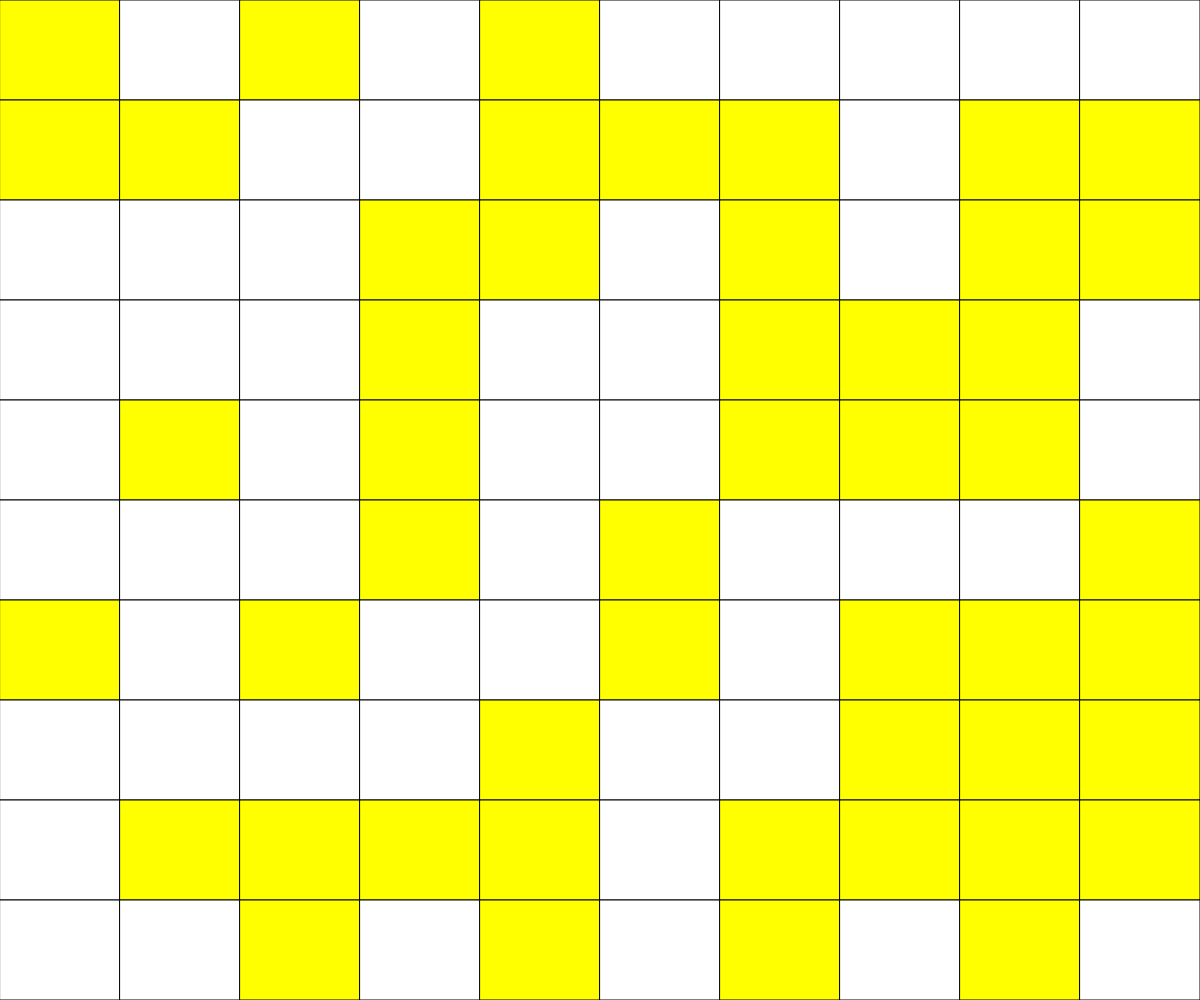
Frame 1 (no input)
Frame 60 (no input): identical to frame 1, image omitted
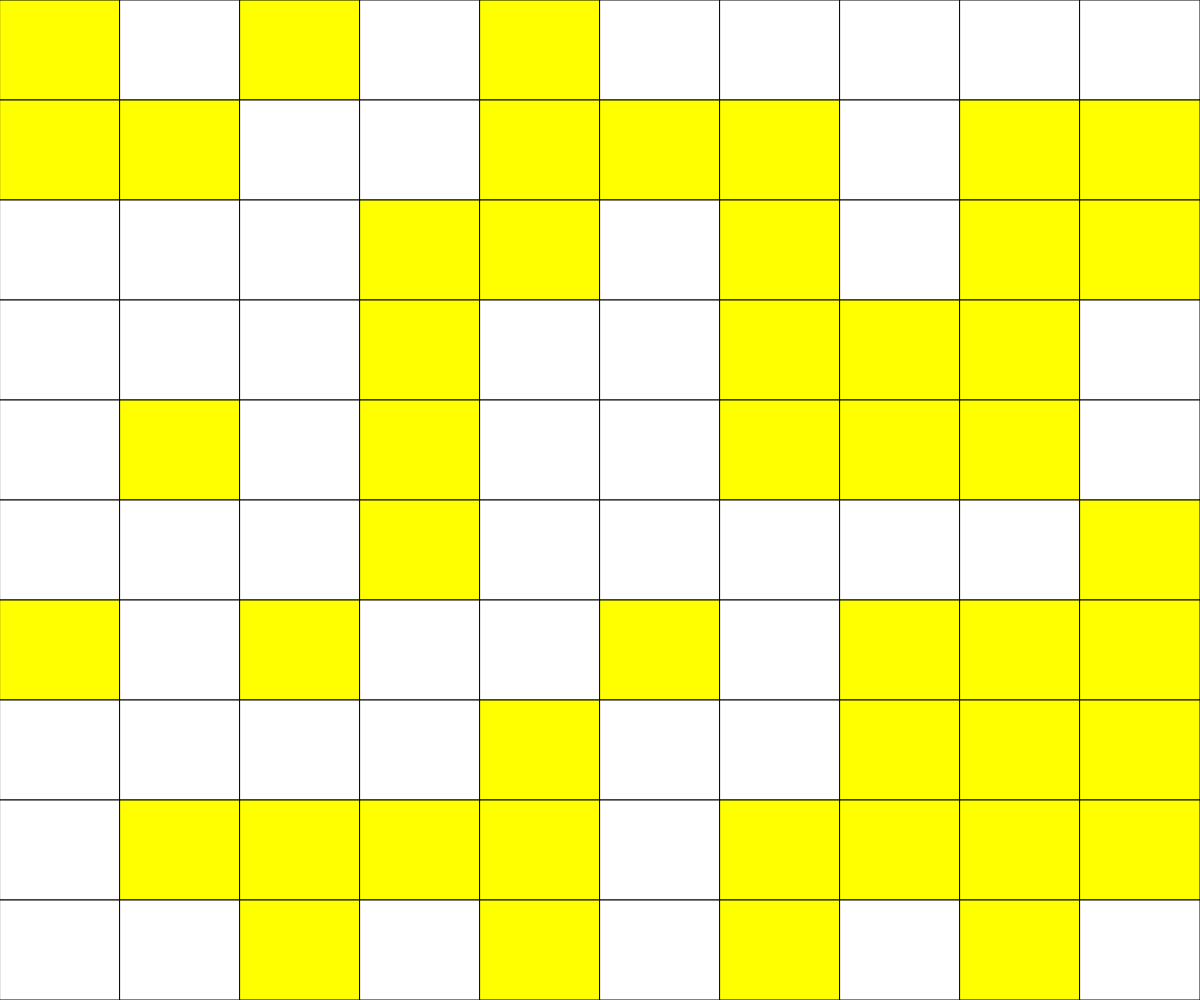
Frame 120 (the mouse pressed at the canvas centre since frame 60)

The p5.js sketch that drew these frames (run headless with seeded random() and noise() and a simulated clock; from frame 60 on, the mouse is pressed at the canvas centre):

// p5.js sketch
// ── sketch.js
// Project Title
// Your Name
// Date
//
// Extra for Experts:
// - describe what you did to take this project "above and beyond"


let grid;
let cellWidth;
let cellHeight;
const GRIDSIZE = 10;
let autoPlay = false;

function setup() {
  createCanvas(windowWidth, windowHeight);
  grid = generateRandomGrid(GRIDSIZE);
  cellWidth = width/grid[0].length;
  cellHeight = height/grid.length;
}

function draw() {
  background(220);
  if (autoPlay){
    if(frameCount%  10===0){
      takeNextTurn();
    }
  }
  displayGrid();

  
}

function mousePressed(){
  let cellX = floor(mouseX/cellWidth);
  let cellY = floor(mouseY/cellHeight);
  toggleCell(cellX,cellY); //self

  
}

function toggleCell(cellX, cellY){
  if(cellX >= 0 && cellX < GRIDSIZE && cellY >=0 && cellY <GRIDSIZE ){
    if(grid[cellY][cellX]===0){
      grid[cellY][cellX]=1;
    }
    else{
      grid[cellY][cellX]=0;
    }
  }
  

}
function keyPressed(){
  if(key === "r"){
    grid = generateRandomGrid(GRIDSIZE);
  }
  if (key === " "){
    takeNextTurn();
  }
  if(key === "c"){
    grid = generateEmptyGrid(GRIDSIZE);
  

  }
  if(key === "a"){
    autoPlay=!autoPlay;
  }
}

function takeNextTurn(){
  let nextTurn = generateEmptyGrid(GRIDSIZE);
  for(let y = 0; y < GRIDSIZE; y++){
    for(let x = 0; x < GRIDSIZE; x++){

      //count the neighbours
      let neighbours = 0;
      for(let i = -1; i<-1; i++){
        for(let j=-1; j<= -1; j++){
          if(y+i >= 0 && y+i < GRIDSIZE && x+j >= 0 && x+j < GRIDSIZE){
            neighbours += grid[y+i][x+j];

          }
        }
      }
      // subtract self from neighbour count
      neighbours -= grid[y][x];

      // apply the rules
      //only worry about when they are alive, as the nextTurn array is set to dead

      //if dead
      if(grid[y][x]=== 0){
        if (neighbours === 3){
          nextTurn[y][x] = 1;
        }
      }
      //if alive
      if(grid[y[x]=== 1 ]){
        if(neighbours ===2 || neighbours === 3){
          nextTurn[y][x] = 1;
        }
      }

    }
  }
  grid = nextTurn;

}

function displayGrid(){

  for(let y = 0; y < grid.length; y++){
    for(let x = 0; x < grid[y].length; x++) {
      if(grid[y][x]===0){
        fill("white");
      }
      else{
        fill("yellow");
      }
      rect(cellWidth*x, cellHeight*y, cellWidth, cellHeight);
    }

  }
}

function generateRandomGrid(gridSize) {
  let grid = [];
  for (let i = 0; i< gridSize; i++){
    grid.push([]);
    for (let j = 0; j< gridSize; j++){
      if (random(100) < 50){
        grid[i].push(0);
      }
      else{
        grid[i].push(1);
      }
  
    }
  }
  return grid;
}

    
function generateEmptyGrid(gridSize) {
  let grid = [];
  for (let i = 0; i< gridSize; i++){
    grid.push([]);
    for (let j = 0; j< gridSize; j++){
      grid[i].push(0);
    }
  }
  return grid;
}
